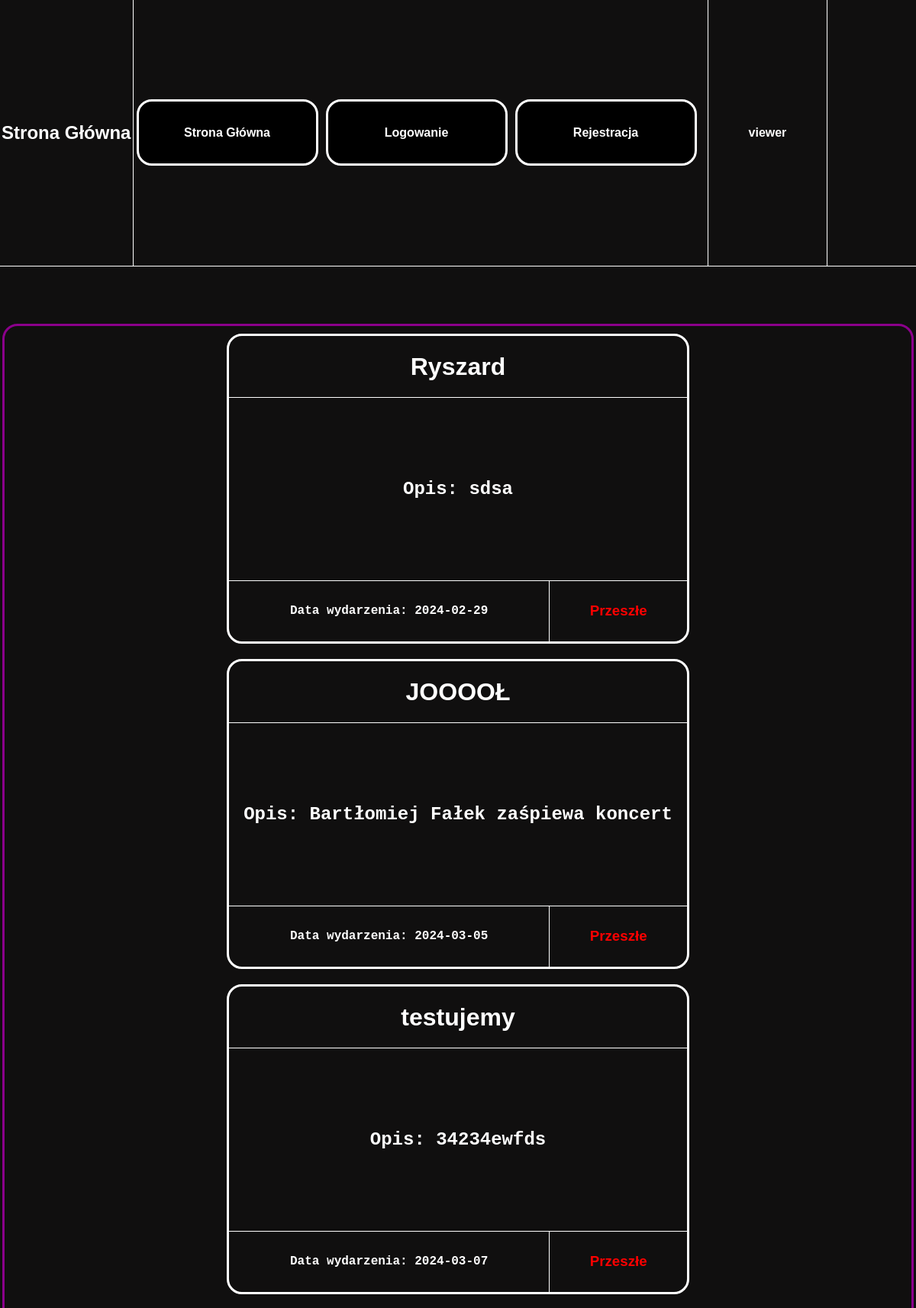
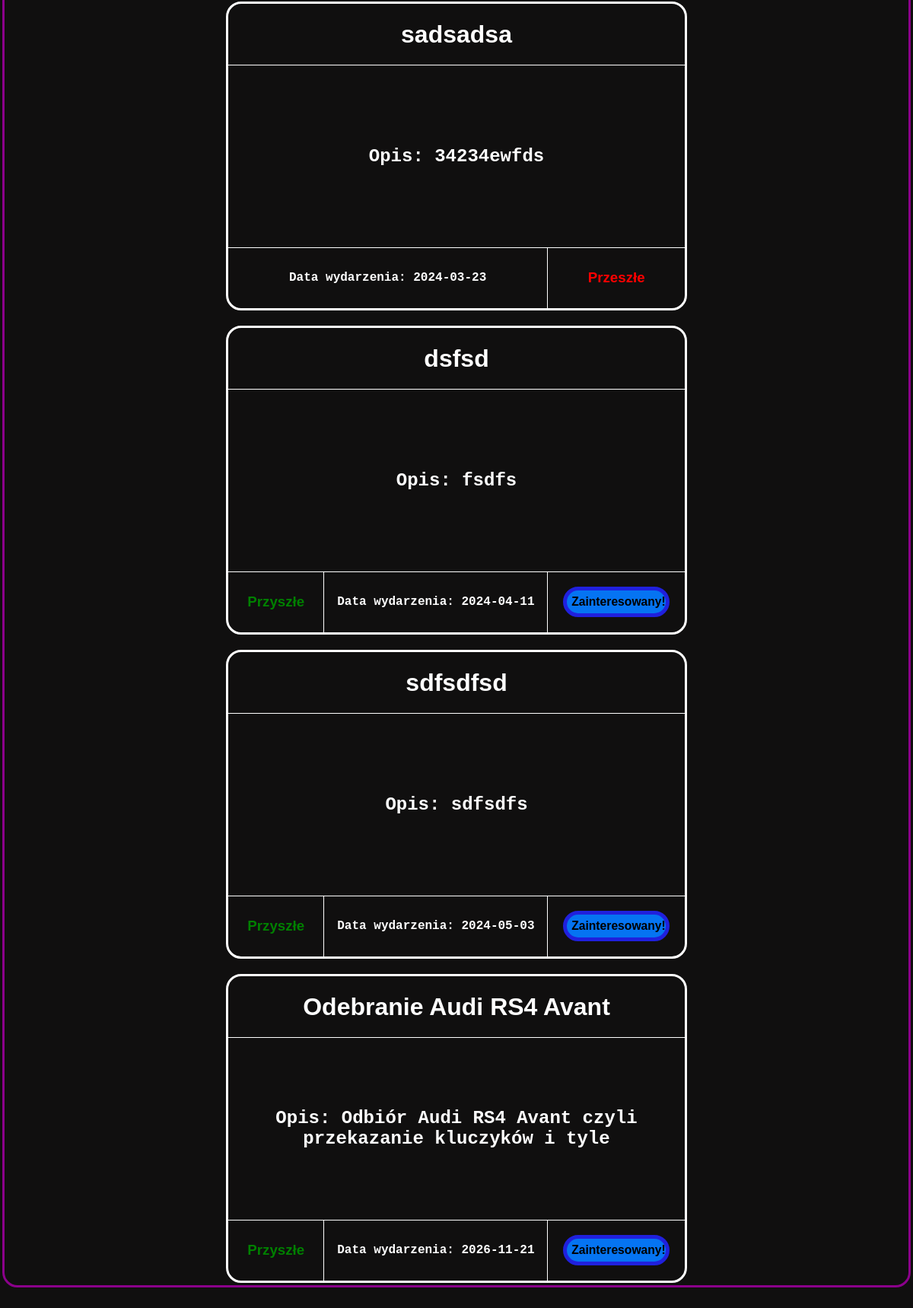
Before: / with the older database file (2 pictures, top to bottom).
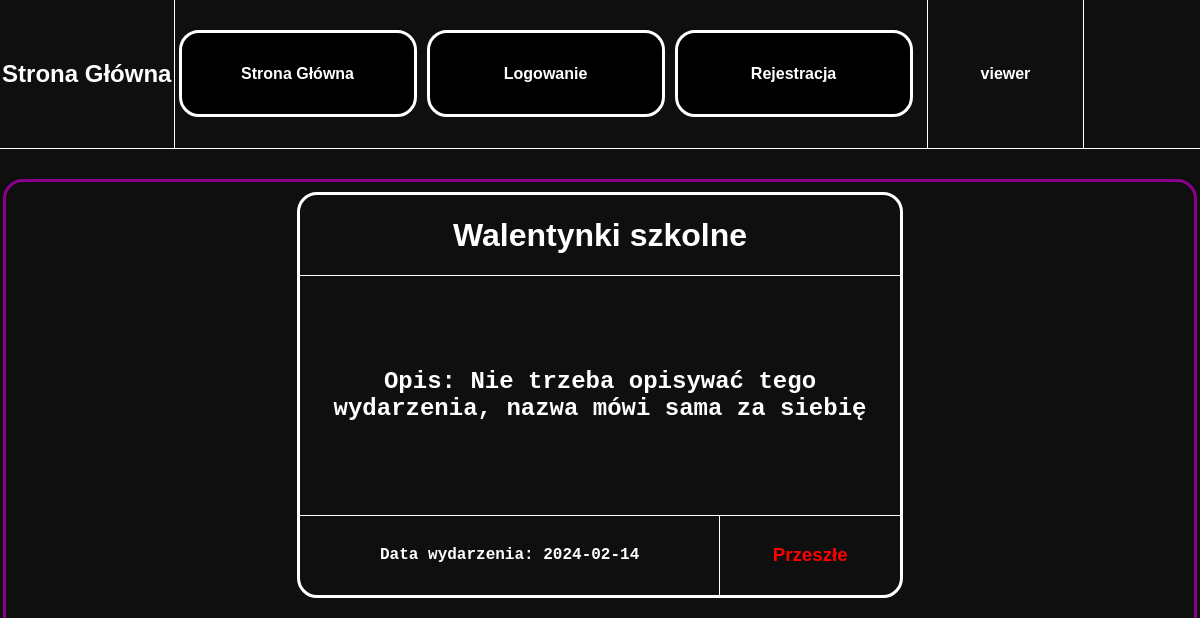
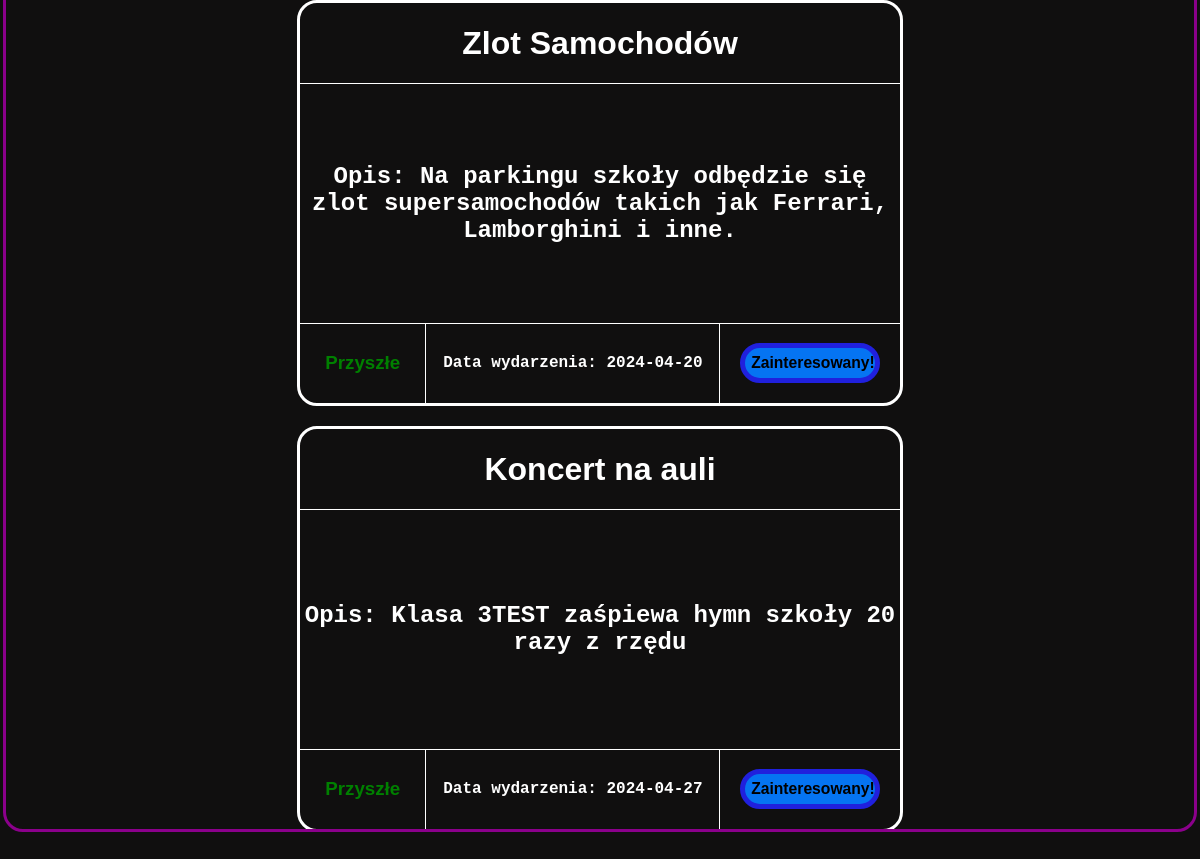
After: the same page with the newer database file (2 pictures, top to bottom).
### tables this page shows
CREATE TABLE `wydarzenia` (
  `ID` int(11) NOT NULL,
  `nazwa_wyd` text NOT NULL,
  `opis_wyd` text NOT NULL,
  `data_wyd` date NOT NULL
);

### index.php (the view, shortened to what this page needs)
<!DOCTYPE html>
<html lang="en">
<head>
    <link rel="stylesheet" href="style.css">
</head>
<body>
    <div id="ogol">
        <div id="menu">
            <div id="menlewolewo">
                <h1>Strona Główna</h1>
            </div>
            <div id="menlewo">
                <?php
                include 'menu.php';
                ?>
            </div>
            <div id="menprawo">
                <?php
                if (isset($_SESSION['user'])) {
                    echo $_SESSION['user'];
                } else {
                    echo "";
                }
                ?>
            </div>
            <div id="menprawoprawo">
            </div>
        </div>
        <div id="tresc">
            <div id="trescogol" style="display: flex; align-items: baseline; justify-content: center; flex-direction: row; flex-wrap: wrap; overflow-y: auto; border-top: solid darkmagenta 3px; border-radius: 20px; width: 99%; height: 95%; /* Ustaw maksymalną wysokość */">
                <?php
                $host = "localhost";
                $dbuser = "root";
                $dbpassword = "";
                $dbname = "Aaawlasny_projekt_BS";
                $conn = mysqli_connect($host, $dbuser, $dbpassword, $dbname);
                $sql = "SELECT `ID`, `nazwa_wyd`, `opis_wyd`, `data_wyd` FROM `wydarzenia` ORDER BY `data_wyd` ASC";
                $result = $conn->query($sql);
                if ($result->num_rows > 0) {
                    while ($row = $result->fetch_assoc()) {
                        echo "<div id = 'wydarzenie'>";
                        echo "<div id = 'divgora' style='display: flex; align-items: baseline; justify-content: center; height: 20%; width: 100%;'>";
                        echo "<h1>" .  $row['nazwa_wyd'] . "</h1>";
                        echo "</div>";
                        echo "<div id = 'divsrodek'>";
                        echo "<h2>" . "Opis: " . $row['opis_wyd'] . "</h2>";
                        echo "</div>";
                        echo "<div id = 'divdol'>";
                        echo "<div id = 'divdollewo'>";
                        $date = new DateTime($row['data_wyd']);
                        $now = new DateTime();
                        if ($date >= $now) {
                            echo "<div id = 'divdollewolewo'>";
                            echo "<h3 id ='dobre'>Przyszłe</h3>";
                            echo "</div>";
                        }
                        echo "<div id = 'divdollewoprawo'>";
                        echo "<h4>" . "Data wydarzenia: " . $row['data_wyd'] . "</h4>";
                        echo "</div>";
                        echo "</div>";
                        echo "<div id = 'divdolprawo'>";
                        $date = new DateTime($row['data_wyd']);
                        $now = new DateTime();
                        if ($date < $now) {
                            echo "<h3 id='zle'>Przeszłe</h3>";
                        } else {
                            echo "<form method='POST' action=''>";
                            echo "<input type='submit' name='zainteres' id='zainteresbutton' value='Zainteresowany!'>";
                            echo "</form>";
                        }
                        echo "</div>";
                        echo "</div>";
                        echo "</div>";
                    }
                } else {
                    echo "<h1>Brak wydarzeń</h1>";
                }
                ?>
            </div>
        </div>
    </div>
</body>
</html>

### menu.php
<ul class="button-list">
    <li><a href="./index.php" class="button">Strona Główna</a></li>
    <?php
    if ($_SESSION['zalogowany'] == false) {
        echo "<li> <a href='./logowanie.php' id='button2'>Logowanie</a></li>";
    } else {
        echo "<li> <a href='./wylog.php' id='button1'>Wyloguj</a></li>";
    }
    ?>
    <li><a href="./rejestracja.php" id="button3">Rejestracja</a></li>
</ul>

### style.css (style rules this page uses)
body { background-color: rgb(16, 15, 15); color: white; margin: 0px; overflow: hidden; }
#ogol { display: flex; flex-direction: column; width: 100%; height: 100vh; }
#menu { display: flex; flex-direction: row; color: white; width: 100%; height: 10%; border-bottom: 0.5px solid white; }
#menlewo { display: flex; flex-direction: row; align-items: center; justify-content: center; width: 65%; height: 100%; border-right: 0.5px solid white; }
#menlewolewo { display: flex; flex-direction: row; align-items: center; justify-content: center; width: 15%; height: 100%; border-right: 0.5px solid white; }
#menprawo { display: flex; align-items: center; justify-content: center; width: 10%; height: 100%; padding: 0 20px; color: white; font-family: Arial, Helvetica, sans-serif; font-weight: bold; font-size: 16px; }
#menprawoprawo { display: flex; align-items: center; justify-content: center; flex-direction: row; border-left: 0.5px solid white; width: 10%; height: 100%; }
#menlewolewo h1 { font-size: 1.5em; margin: 0; padding: 0; }
#tresc { display: flex; align-items: center; justify-content: center; flex-direction: column; width: 100%; height: 90%; }
#trescogol { display: flex; align-items: center; justify-content: center; flex-direction: column; border: solid darkmagenta 3px; border-radius: 20px; width: 99%; height: 95%; }
#wydarzenie { display: flex; align-items: center; justify-content: center; flex-direction: column; margin: 10px; border: solid white 3px; font-family: "Lucida Console", "Courier New", monospace; text-align: center; border-radius: 20px; width: 600px; height: 400px; }
#divgora { display: flex; align-items: center; justify-content: center; flex-direction: row; border-bottom: solid white 0.5px; width: 100%; height: 20%; }
#divsrodek { display: flex; align-items: center; justify-content: center; flex-direction: row; flex-wrap: wrap; overflow: auto; border-bottom: solid white 0.5px; width: 100%; height: 60%; }
#divdol { display: flex; align-items: center; justify-content: center; flex-direction: row; width: 100%; height: 20%; }
#divdollewo { display: flex; align-items: center; justify-content: center; flex-direction: row; border-right: solid white 0.5px; width: 70%; height: 100%; }
#divdollewolewo { display: flex; align-items: center; justify-content: center; border-right: solid white 0.5px; width: 30%; height: 100%; }
#divdollewoprawo { display: flex; align-items: center; justify-content: center; width: 70%; height: 100%; }
#divdolprawo { display: flex; align-items: center; justify-content: center; width: 30%; height: 100%; }
#zainteresbutton { background-color: rgb(5, 116, 242); border: solid rgb(32, 32, 221) 5px; border-radius: 20px; transition: 0.3s ease; text-align: center; font-family: Arial, Helvetica, sans-serif; font-weight: bold; font-size: 98%; color: black; width: 140px; height: 40px; }
.button-list { display: flex; align-items: center; justify-content: center; list-style-type: none; padding: 0; }
.button-list a { display: flex; align-items: center; justify-content: center; padding: 8px 16px; margin-right: 10px; background-color: black; color: white; text-decoration: none; border-radius: 20px; border: 3px solid white; transition: 0.3s; font-family: Arial, Helvetica, sans-serif; font-weight: bold; font-size: 16px; height: 65px; width: 200px; }
#button2 { display: flex; align-items: center; justify-content: center; padding: 8px 16px; background-color: black; color: white; border-radius: 20px; border: 3px solid white; transition: 0.3s; font-family: Arial, Helvetica, sans-serif; font-weight: bold; font-size: 16px; height: 65px; width: 200px; }
#button3 { display: flex; align-items: center; justify-content: center; padding: 8px 16px; background-color: black; color: white; border-radius: 20px; border: 3px solid white; transition: 0.3s; font-family: Arial, Helvetica, sans-serif; font-weight: bold; font-size: 16px; height: 65px; width: 200px; }
h1 { font-family: "Tahoma", sans-serif; }
h3 { font-family: "Tahoma", sans-serif; }
#dobre { color: green; }
#zle { color: red; }

Changed rows visible on the page:
removed wydarzenia: nazwa_wyd "Ryszard", opis_wyd "sdsa", data_wyd "2024-02-29", shows "Przeszłe"
removed wydarzenia: nazwa_wyd "JOOOOŁ", opis_wyd "Bartłomiej Fałek zaśpiewa koncert", data_wyd "2024-03-05", shows "Przeszłe"
removed wydarzenia: nazwa_wyd "testujemy", opis_wyd "34234ewfds", data_wyd "2024-03-07", shows "Przeszłe"
removed wydarzenia: nazwa_wyd "sadsadsa", opis_wyd "34234ewfds", data_wyd "2024-03-23", shows "Przeszłe"
removed wydarzenia: nazwa_wyd "dsfsd", opis_wyd "fsdfs", shows "Przyszłe", data_wyd "2024-04-11"
removed wydarzenia: nazwa_wyd "sdfsdfsd", opis_wyd "sdfsdfs", shows "Przyszłe", data_wyd "2024-05-03"
removed wydarzenia: nazwa_wyd "Odebranie Audi RS4 Avant", opis_wyd "Odbiór Audi RS4 Avant czyli przekazanie kluczyków i tyle", shows "Przyszłe", data_wyd "2026-11-21"
added wydarzenia: nazwa_wyd "Walentynki szkolne", opis_wyd "Nie trzeba opisywać tego wydarzenia, nazwa mówi sama za siebię", data_wyd "2024-02-14", shows "Przeszłe"
added wydarzenia: nazwa_wyd "Zlot Samochodów", opis_wyd "Na parkingu szkoły odbędzie się zlot supersamochodów takich jak Ferrari, Lamborghini i inne.", shows "Przyszłe", data_wyd "2024-04-20"
added wydarzenia: nazwa_wyd "Koncert na auli", opis_wyd "Klasa 3TEST zaśpiewa hymn szkoły 20 razy z rzędu", shows "Przyszłe", data_wyd "2024-04-27"
